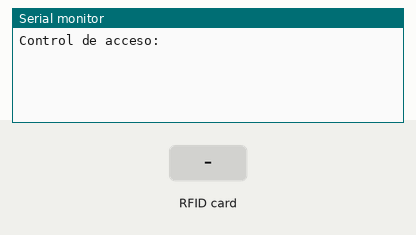
Simulated run of this sketch. Board: Arduino Uno, built with avr-gcc and run on an emulated ATmega328P. Shown: the last lines printed to the serial monitor. The test bench sets the inputs (shaded band).

Above: at 1.2 s.
1.3 s: RFID card EF 8D DF 01 held to the reader
At 2.5 s:
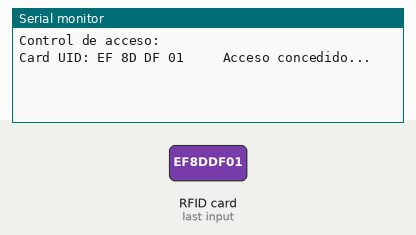
2.8 s: RFID card C1 2F D6 0E held to the reader
At 4.0 s:
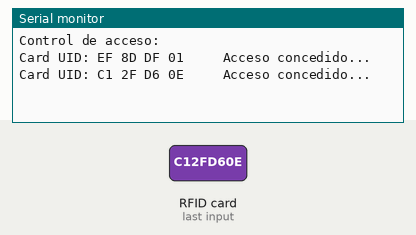
4.3 s: RFID card 5E 7A 19 C4 held to the reader
At 5.4 s:
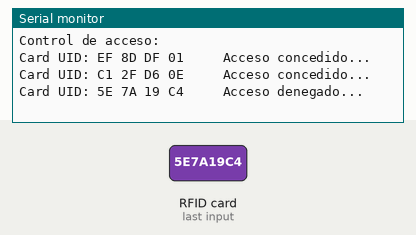

Measured:
- after the input at 1.3 s, the serial monitor: prints a new line at once (image 1)
- after the input at 2.8 s, the serial monitor: prints a new line at once (image 2)
- after the input at 4.3 s, the serial monitor: prints a new line at once (image 3)

The sketch:

usuario_RFID_arduino.ino
```cpp
#include <SPI.h>
#include <MFRC522.h>

#define SS_PIN 10
#define RST_PIN 9
MFRC522 mfrc522(SS_PIN, RST_PIN); ///Creamos el objeto para el RC522

void setup() {
	Serial.begin(9600); //Iniciamos La comunicacion serial
	SPI.begin();        //Iniciamos el Bus SPI
	mfrc522.PCD_Init(); // Iniciamos el MFRC522
	Serial.println("Control de acceso:");
}
byte ActualUID[4]; //almacenará el código del Tag leído
byte Usuario1[4]= {0xEF, 0x8D, 0xDF, 0x01} ; //código del usuario 1
byte Usuario2[4]= {0xC1, 0x2F, 0xD6, 0x0E} ; //código del usuario 2
void loop() {
	// Revisamos si hay nuevas tarjetas  presentes
	if ( mfrc522.PICC_IsNewCardPresent())
        {
  		//Seleccionamos una tarjeta
            if ( mfrc522.PICC_ReadCardSerial())
            {
                  // Enviamos serialemente su UID
                  Serial.print(F("Card UID:"));
                  for (byte i = 0; i < mfrc522.uid.size; i++) {
                          Serial.print(mfrc522.uid.uidByte[i] < 0x10 ? " 0" : " ");
                          Serial.print(mfrc522.uid.uidByte[i], HEX);
                          ActualUID[i]=mfrc522.uid.uidByte[i];
                  }
                  Serial.print("     ");
                  //comparamos los UID para determinar si es uno de nuestros usuarios
                  if(compareArray(ActualUID,Usuario1))
                    Serial.println("Acceso concedido...");
                  else if(compareArray(ActualUID,Usuario2))
                    Serial.println("Acceso concedido...");
                  else
                    Serial.println("Acceso denegado...");
                  // Terminamos la lectura de la tarjeta tarjeta  actual
                  mfrc522.PICC_HaltA();
            }
	}
}
//Función para comparar dos vectores
 boolean compareArray(byte array1[],byte array2[])
{
  if(array1[0] != array2[0])return(false);
  if(array1[1] != array2[1])return(false);
  if(array1[2] != array2[2])return(false);
  if(array1[3] != array2[3])return(false);
  return(true);
}
```
